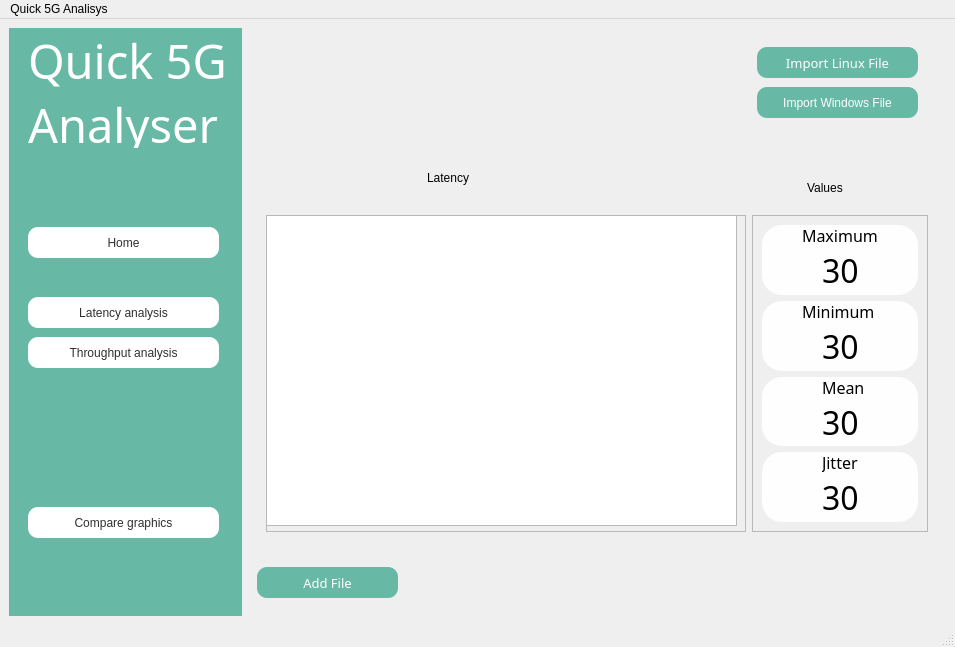
<?xml version="1.0" encoding="UTF-8"?>
<ui version="4.0">
 <class>MainWindow</class>
 <widget class="QMainWindow" name="MainWindow">
  <property name="geometry">
   <rect>
    <x>0</x>
    <y>0</y>
    <width>955</width>
    <height>647</height>
   </rect>
  </property>
  <property name="windowTitle">
   <string>MainWindow</string>
  </property>
  <widget class="QWidget" name="centralwidget">
   <property name="styleSheet">
    <string notr="true">#leftmenu{
	background-color: #67b8a5;

}

#frame_max, #frame_jitter, #frame_min, #frame_mean{
	background-color: #fefeff; 
	border-radius: 20px;
	border: #67b8a5;
 	box-shadow: 5px 5px 10px 5px #67b8a5;

}

#button_importfile{
	background-color: #67b8a5;
	color: #fff;
	border-radius: 10px;
}

#button_importfile_2{
	background-color: #67b8a5;
	color: #fff;
	border-radius: 10px;
}

#button_home{
	background-color: #fff;
	color: #302f2f;
	border-radius: 10px;
}


#button_latencyanalysis{
	background-color: #fff;
	color: #302f2f;
	border-radius: 10px;
}

#button_comparegraphics{
	background-color: #fff;
	color: #302f2f;
	border-radius: 10px;
}

#button_throughputanalysis{
	background-color: #fff;
	color: #302f2f;
	border-radius: 10px;
}

#button_addfile{
	background-color: #67b8a5;
	color: #fff;
	border-radius: 10px;
}


</string>
   </property>
   <layout class="QHBoxLayout" name="horizontalLayout">
    <item>
     <widget class="QWidget" name="leftmenu" native="true">
      <property name="enabled">
       <bool>true</bool>
      </property>
      <property name="styleSheet">
       <string notr="true"/>
      </property>
      <layout class="QVBoxLayout" name="verticalLayout_2">
       <item>
        <widget class="QWidget" name="leftmenu_title" native="true">
         <property name="minimumSize">
          <size>
           <width>0</width>
           <height>0</height>
          </size>
         </property>
         <property name="styleSheet">
          <string notr="true"/>
         </property>
         <widget class="QLabel" name="label_q5ga">
          <property name="geometry">
           <rect>
            <x>10</x>
            <y>0</y>
            <width>201</width>
            <height>111</height>
           </rect>
          </property>
          <property name="font">
           <font>
            <family>Frutiger LT Com 55 Roman</family>
            <pointsize>35</pointsize>
            <weight>50</weight>
            <italic>false</italic>
            <bold>false</bold>
           </font>
          </property>
          <property name="styleSheet">
           <string notr="true">font: 35pt &quot;Frutiger LT Com 55 Roman&quot;;
color: qlineargradient(spread:pad, x1:1, y1:0, x2:1, y2:0, stop:0 rgba(255, 255, 255, 255));
</string>
          </property>
          <property name="text">
           <string>Quick 5G 
Analyser</string>
          </property>
         </widget>
        </widget>
       </item>
       <item>
        <widget class="QWidget" name="leftmenu_buttons" native="true">
         <property name="minimumSize">
          <size>
           <width>0</width>
           <height>400</height>
          </size>
         </property>
         <widget class="QPushButton" name="button_latencyanalysis">
          <property name="geometry">
           <rect>
            <x>10</x>
            <y>90</y>
            <width>191</width>
            <height>31</height>
           </rect>
          </property>
          <property name="cursor">
           <cursorShape>PointingHandCursor</cursorShape>
          </property>
          <property name="styleSheet">
           <string notr="true">font: 10pt &quot;Frutiger LT Com 55 Roman&quot;;</string>
          </property>
          <property name="text">
           <string>Latency analysis</string>
          </property>
          <property name="icon">
           <iconset resource="resources.qrc">
            <normaloff>:/icons_brown/Brown Icons/activity.svg</normaloff>:/icons_brown/Brown Icons/activity.svg</iconset>
          </property>
         </widget>
         <widget class="QPushButton" name="button_throughputanalysis">
          <property name="geometry">
           <rect>
            <x>10</x>
            <y>130</y>
            <width>191</width>
            <height>31</height>
           </rect>
          </property>
          <property name="cursor">
           <cursorShape>PointingHandCursor</cursorShape>
          </property>
          <property name="styleSheet">
           <string notr="true">font: 10pt &quot;Frutiger LT Com 55 Roman&quot;;
</string>
          </property>
          <property name="text">
           <string>Throughput analysis</string>
          </property>
          <property name="icon">
           <iconset resource="resources.qrc">
            <normaloff>:/icons_brown/Brown Icons/activity.svg</normaloff>:/icons_brown/Brown Icons/activity.svg</iconset>
          </property>
         </widget>
         <widget class="QPushButton" name="button_comparegraphics">
          <property name="geometry">
           <rect>
            <x>10</x>
            <y>300</y>
            <width>191</width>
            <height>31</height>
           </rect>
          </property>
          <property name="cursor">
           <cursorShape>PointingHandCursor</cursorShape>
          </property>
          <property name="styleSheet">
           <string notr="true">font: 10pt &quot;Frutiger LT Com 55 Roman&quot;;
</string>
          </property>
          <property name="text">
           <string>Compare graphics</string>
          </property>
          <property name="icon">
           <iconset resource="resources.qrc">
            <normaloff>:/icons_brown/Brown Icons/bar-chart-2.svg</normaloff>:/icons_brown/Brown Icons/bar-chart-2.svg</iconset>
          </property>
         </widget>
         <widget class="QPushButton" name="button_home">
          <property name="geometry">
           <rect>
            <x>10</x>
            <y>20</y>
            <width>191</width>
            <height>31</height>
           </rect>
          </property>
          <property name="cursor">
           <cursorShape>PointingHandCursor</cursorShape>
          </property>
          <property name="styleSheet">
           <string notr="true">font: 10pt &quot;Frutiger LT Com 55 Roman&quot;;</string>
          </property>
          <property name="text">
           <string>Home</string>
          </property>
          <property name="icon">
           <iconset resource="resources.qrc">
            <normaloff>:/icons_brown/Brown Icons/home.svg</normaloff>:/icons_brown/Brown Icons/home.svg</iconset>
          </property>
         </widget>
        </widget>
       </item>
      </layout>
     </widget>
    </item>
    <item>
     <widget class="QWidget" name="mainbody" native="true">
      <layout class="QVBoxLayout" name="verticalLayout">
       <item>
        <widget class="QWidget" name="headerframe" native="true">
         <property name="minimumSize">
          <size>
           <width>680</width>
           <height>20</height>
          </size>
         </property>
         <widget class="QPushButton" name="button_importfile">
          <property name="geometry">
           <rect>
            <x>500</x>
            <y>10</y>
            <width>161</width>
            <height>31</height>
           </rect>
          </property>
          <property name="font">
           <font>
            <family>Frutiger LT Com 55 Roman</family>
            <pointsize>10</pointsize>
            <weight>50</weight>
            <italic>false</italic>
            <bold>false</bold>
           </font>
          </property>
          <property name="cursor">
           <cursorShape>PointingHandCursor</cursorShape>
          </property>
          <property name="autoFillBackground">
           <bool>false</bool>
          </property>
          <property name="styleSheet">
           <string notr="true">font: 10pt &quot;Frutiger LT Com 55 Roman&quot;;
</string>
          </property>
          <property name="text">
           <string>Import Linux File</string>
          </property>
          <property name="icon">
           <iconset resource="resources.qrc">
            <normaloff>:/icons_white/White Icons/arrow-down-circle.svg</normaloff>:/icons_white/White Icons/arrow-down-circle.svg</iconset>
          </property>
          <property name="autoDefault">
           <bool>false</bool>
          </property>
          <property name="default">
           <bool>false</bool>
          </property>
          <property name="flat">
           <bool>false</bool>
          </property>
         </widget>
         <widget class="QLabel" name="label_latency">
          <property name="geometry">
           <rect>
            <x>170</x>
            <y>120</y>
            <width>121</width>
            <height>41</height>
           </rect>
          </property>
          <property name="styleSheet">
           <string notr="true">font: 25pt &quot;Frutiger LT Com 55 Roman&quot;;
</string>
          </property>
          <property name="text">
           <string>Latency</string>
          </property>
         </widget>
         <widget class="QPushButton" name="button_importfile_2">
          <property name="geometry">
           <rect>
            <x>500</x>
            <y>50</y>
            <width>161</width>
            <height>31</height>
           </rect>
          </property>
          <property name="cursor">
           <cursorShape>PointingHandCursor</cursorShape>
          </property>
          <property name="styleSheet">
           <string notr="true">font: 10pt &quot;Frutiger LT Com 55 Roman&quot;;
</string>
          </property>
          <property name="text">
           <string>Import Windows File</string>
          </property>
          <property name="icon">
           <iconset resource="resources.qrc">
            <normaloff>:/icons_white/White Icons/arrow-down-circle.svg</normaloff>:/icons_white/White Icons/arrow-down-circle.svg</iconset>
          </property>
         </widget>
         <widget class="QLabel" name="label_latency_2">
          <property name="geometry">
           <rect>
            <x>550</x>
            <y>140</y>
            <width>61</width>
            <height>21</height>
           </rect>
          </property>
          <property name="styleSheet">
           <string notr="true">font: 15pt &quot;Frutiger LT Com 55 Roman&quot;;
</string>
          </property>
          <property name="text">
           <string>Values</string>
          </property>
         </widget>
        </widget>
       </item>
       <item>
        <widget class="QWidget" name="middleframe" native="true">
         <property name="minimumSize">
          <size>
           <width>0</width>
           <height>335</height>
          </size>
         </property>
         <layout class="QHBoxLayout" name="horizontalLayout_2">
          <item>
           <widget class="QFrame" name="frame_2">
            <property name="minimumSize">
             <size>
              <width>480</width>
              <height>0</height>
             </size>
            </property>
            <property name="frameShape">
             <enum>QFrame::StyledPanel</enum>
            </property>
            <property name="frameShadow">
             <enum>QFrame::Raised</enum>
            </property>
            <widget class="QGraphicsView" name="graphicsView">
             <property name="geometry">
              <rect>
               <x>0</x>
               <y>0</y>
               <width>471</width>
               <height>311</height>
              </rect>
             </property>
            </widget>
           </widget>
          </item>
          <item>
           <widget class="QFrame" name="frame">
            <property name="frameShape">
             <enum>QFrame::StyledPanel</enum>
            </property>
            <property name="frameShadow">
             <enum>QFrame::Raised</enum>
            </property>
            <layout class="QVBoxLayout" name="verticalLayout_3">
             <item>
              <widget class="QFrame" name="frame_max">
               <property name="frameShape">
                <enum>QFrame::StyledPanel</enum>
               </property>
               <property name="frameShadow">
                <enum>QFrame::Raised</enum>
               </property>
               <widget class="QLabel" name="label_max">
                <property name="geometry">
                 <rect>
                  <x>40</x>
                  <y>0</y>
                  <width>81</width>
                  <height>20</height>
                 </rect>
                </property>
                <property name="font">
                 <font>
                  <family>Frutiger LT Com 55 Roman</family>
                  <pointsize>12</pointsize>
                 </font>
                </property>
                <property name="text">
                 <string>Maximum</string>
                </property>
               </widget>
               <widget class="QLabel" name="value_max">
                <property name="geometry">
                 <rect>
                  <x>60</x>
                  <y>30</y>
                  <width>41</width>
                  <height>31</height>
                 </rect>
                </property>
                <property name="font">
                 <font>
                  <family>Frutiger LT Com 55 Roman</family>
                  <pointsize>24</pointsize>
                 </font>
                </property>
                <property name="text">
                 <string>30</string>
                </property>
               </widget>
              </widget>
             </item>
             <item>
              <widget class="QFrame" name="frame_min">
               <property name="frameShape">
                <enum>QFrame::StyledPanel</enum>
               </property>
               <property name="frameShadow">
                <enum>QFrame::Raised</enum>
               </property>
               <widget class="QLabel" name="label_min">
                <property name="geometry">
                 <rect>
                  <x>40</x>
                  <y>0</y>
                  <width>81</width>
                  <height>20</height>
                 </rect>
                </property>
                <property name="font">
                 <font>
                  <family>Frutiger LT Com 55 Roman</family>
                  <pointsize>12</pointsize>
                 </font>
                </property>
                <property name="text">
                 <string>Minimum</string>
                </property>
               </widget>
               <widget class="QLabel" name="value_min">
                <property name="geometry">
                 <rect>
                  <x>60</x>
                  <y>30</y>
                  <width>41</width>
                  <height>31</height>
                 </rect>
                </property>
                <property name="font">
                 <font>
                  <family>Frutiger LT Com 55 Roman</family>
                  <pointsize>24</pointsize>
                 </font>
                </property>
                <property name="text">
                 <string>30</string>
                </property>
               </widget>
              </widget>
             </item>
             <item>
              <widget class="QFrame" name="frame_mean">
               <property name="frameShape">
                <enum>QFrame::StyledPanel</enum>
               </property>
               <property name="frameShadow">
                <enum>QFrame::Raised</enum>
               </property>
               <widget class="QLabel" name="label_mean">
                <property name="geometry">
                 <rect>
                  <x>60</x>
                  <y>0</y>
                  <width>51</width>
                  <height>20</height>
                 </rect>
                </property>
                <property name="font">
                 <font>
                  <family>Frutiger LT Com 55 Roman</family>
                  <pointsize>12</pointsize>
                 </font>
                </property>
                <property name="text">
                 <string>Mean</string>
                </property>
               </widget>
               <widget class="QLabel" name="value_mean">
                <property name="geometry">
                 <rect>
                  <x>60</x>
                  <y>30</y>
                  <width>41</width>
                  <height>31</height>
                 </rect>
                </property>
                <property name="font">
                 <font>
                  <family>Frutiger LT Com 55 Roman</family>
                  <pointsize>24</pointsize>
                 </font>
                </property>
                <property name="text">
                 <string>30</string>
                </property>
               </widget>
              </widget>
             </item>
             <item>
              <widget class="QFrame" name="frame_jitter">
               <property name="frameShape">
                <enum>QFrame::StyledPanel</enum>
               </property>
               <property name="frameShadow">
                <enum>QFrame::Raised</enum>
               </property>
               <widget class="QLabel" name="label_jitter">
                <property name="geometry">
                 <rect>
                  <x>60</x>
                  <y>0</y>
                  <width>61</width>
                  <height>20</height>
                 </rect>
                </property>
                <property name="font">
                 <font>
                  <family>Frutiger LT Com 55 Roman</family>
                  <pointsize>12</pointsize>
                 </font>
                </property>
                <property name="text">
                 <string>Jitter</string>
                </property>
               </widget>
               <widget class="QLabel" name="value_jitter">
                <property name="geometry">
                 <rect>
                  <x>60</x>
                  <y>30</y>
                  <width>41</width>
                  <height>31</height>
                 </rect>
                </property>
                <property name="font">
                 <font>
                  <family>Frutiger LT Com 55 Roman</family>
                  <pointsize>24</pointsize>
                 </font>
                </property>
                <property name="text">
                 <string>30</string>
                </property>
               </widget>
              </widget>
             </item>
            </layout>
           </widget>
          </item>
         </layout>
        </widget>
       </item>
       <item>
        <widget class="QWidget" name="bottomframe" native="true">
         <property name="minimumSize">
          <size>
           <width>0</width>
           <height>0</height>
          </size>
         </property>
         <property name="maximumSize">
          <size>
           <width>16777215</width>
           <height>60</height>
          </size>
         </property>
         <widget class="QPushButton" name="button_addfile">
          <property name="geometry">
           <rect>
            <x>0</x>
            <y>20</y>
            <width>141</width>
            <height>31</height>
           </rect>
          </property>
          <property name="font">
           <font>
            <family>Frutiger LT Com 55 Roman</family>
            <pointsize>10</pointsize>
            <weight>50</weight>
            <italic>false</italic>
            <bold>false</bold>
           </font>
          </property>
          <property name="cursor">
           <cursorShape>PointingHandCursor</cursorShape>
          </property>
          <property name="styleSheet">
           <string notr="true">font: 10pt &quot;Frutiger LT Com 55 Roman&quot;;
</string>
          </property>
          <property name="text">
           <string>Add File</string>
          </property>
          <property name="icon">
           <iconset resource="resources.qrc">
            <normaloff>:/icons_white/White Icons/plus.svg</normaloff>:/icons_white/White Icons/plus.svg</iconset>
          </property>
         </widget>
        </widget>
       </item>
      </layout>
     </widget>
    </item>
   </layout>
  </widget>
  <widget class="QMenuBar" name="menubar">
   <property name="geometry">
    <rect>
     <x>0</x>
     <y>0</y>
     <width>955</width>
     <height>21</height>
    </rect>
   </property>
   <widget class="QMenu" name="menuQuick_5G_Analisys">
    <property name="title">
     <string>Quick 5G Analisys</string>
    </property>
    <addaction name="separator"/>
   </widget>
   <addaction name="menuQuick_5G_Analisys"/>
  </widget>
  <widget class="QStatusBar" name="statusbar"/>
 </widget>
 <resources>
  <include location="resources.qrc"/>
 </resources>
 <connections/>
</ui>
